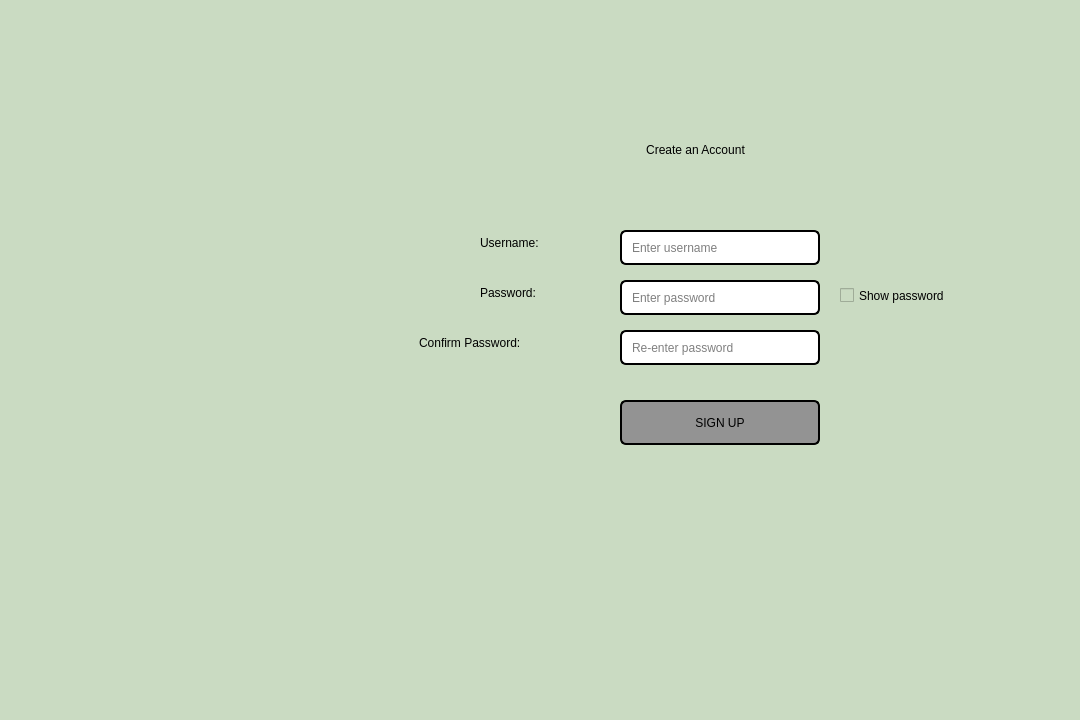
<?xml version="1.0" encoding="UTF-8"?>
<ui version="4.0">
 <class>signup</class>
 <widget class="QDialog" name="signup">
  <property name="geometry">
   <rect>
    <x>0</x>
    <y>0</y>
    <width>1080</width>
    <height>720</height>
   </rect>
  </property>
  <property name="windowTitle">
   <string>BudgetBuddy - Signup</string>
  </property>
  <property name="styleSheet">
   <string notr="true">
    background-color: rgb(202, 219, 194);
   </string>
  </property>
  <widget class="QLabel" name="labelTitle">
   <property name="geometry">
    <rect>
     <x>480</x>
     <y>130</y>
     <width>431</width>
     <height>40</height>
    </rect>
   </property>
   <property name="styleSheet">
    <string notr="true">
     font: 700 35pt &quot;Segoe UI&quot;;
     color: rgb(0, 0, 0);
    </string>
   </property>
   <property name="text">
    <string>Create an Account</string>
   </property>
   <property name="alignment">
    <set>Qt::AlignmentFlag::AlignCenter</set>
   </property>
  </widget>
  <widget class="QLabel" name="labelUsername">
   <property name="geometry">
    <rect>
     <x>480</x>
     <y>230</y>
     <width>100</width>
     <height>25</height>
    </rect>
   </property>
   <property name="styleSheet">
    <string notr="true">
     font: 600 16pt &quot;Segoe UI&quot;;
     color: rgb(0, 0, 0);
    </string>
   </property>
   <property name="text">
    <string>Username:</string>
   </property>
  </widget>
  <widget class="QLineEdit" name="lineEditUsername">
   <property name="geometry">
    <rect>
     <x>620</x>
     <y>230</y>
     <width>200</width>
     <height>35</height>
    </rect>
   </property>
   <property name="styleSheet">
    <string notr="true">
     font: 600 11pt &quot;Segoe UI&quot;;
     color: rgb(0, 0, 0);
     background: white;
     border: 2px solid black;
     border-radius: 6px;
     padding-left: 8px;
    </string>
   </property>
   <property name="placeholderText">
    <string>Enter username</string>
   </property>
  </widget>
  <widget class="QLabel" name="labelPassword">
   <property name="geometry">
    <rect>
     <x>480</x>
     <y>280</y>
     <width>100</width>
     <height>25</height>
    </rect>
   </property>
   <property name="styleSheet">
    <string notr="true">
     font: 600 16pt &quot;Segoe UI&quot;;
     color: rgb(0, 0, 0);
    </string>
   </property>
   <property name="text">
    <string>Password:</string>
   </property>
  </widget>
  <widget class="QLineEdit" name="lineEditPassword">
   <property name="geometry">
    <rect>
     <x>620</x>
     <y>280</y>
     <width>200</width>
     <height>35</height>
    </rect>
   </property>
   <property name="styleSheet">
    <string notr="true">
     font: 600 11pt &quot;Segoe UI&quot;;
     color: rgb(0, 0, 0);
     background: white;
     border: 2px solid black;
     border-radius: 6px;
     padding-left: 8px;
    </string>
   </property>
   <property name="echoMode">
    <enum>QLineEdit::EchoMode::Password</enum>
   </property>
   <property name="placeholderText">
    <string>Enter password</string>
   </property>
  </widget>
  <widget class="QCheckBox" name="checkBoxShowPassword">
   <property name="geometry">
    <rect>
     <x>840</x>
     <y>280</y>
     <width>151</width>
     <height>31</height>
    </rect>
   </property>
   <property name="styleSheet">
    <string notr="true">
     font: 600 10pt &quot;Segoe UI&quot;;
     color: black;
    </string>
   </property>
   <property name="text">
    <string>Show password</string>
   </property>
  </widget>
  <widget class="QLabel" name="labelConfirmPwd">
   <property name="geometry">
    <rect>
     <x>419</x>
     <y>330</y>
     <width>201</width>
     <height>25</height>
    </rect>
   </property>
   <property name="styleSheet">
    <string notr="true">
     font: 600 16pt &quot;Segoe UI&quot;;
     color: rgb(0, 0, 0);
    </string>
   </property>
   <property name="text">
    <string>Confirm Password:</string>
   </property>
  </widget>
  <widget class="QLineEdit" name="lineEditConfirmPwd">
   <property name="geometry">
    <rect>
     <x>620</x>
     <y>330</y>
     <width>200</width>
     <height>35</height>
    </rect>
   </property>
   <property name="styleSheet">
    <string notr="true">
     font: 600 11pt &quot;Segoe UI&quot;;
     color: rgb(0, 0, 0);
     background: white;
     border: 2px solid black;
     border-radius: 6px;
     padding-left: 8px;
    </string>
   </property>
   <property name="echoMode">
    <enum>QLineEdit::EchoMode::Password</enum>
   </property>
   <property name="placeholderText">
    <string>Re-enter password</string>
   </property>
  </widget>
  <widget class="QPushButton" name="buttonCreateAccount">
   <property name="geometry">
    <rect>
     <x>620</x>
     <y>400</y>
     <width>200</width>
     <height>45</height>
    </rect>
   </property>
   <property name="styleSheet">
    <string notr="true">
     font: 700 16pt &quot;Segoe UI&quot;;
     color: rgb(0, 0, 0);

background-color: rgb(147, 147, 147);
     border: 2px solid black;
     border-radius: 6px;
   </string>
   </property>
   <property name="text">
    <string>SIGN UP</string>
   </property>
  </widget>
 </widget>
 <resources/>
 <connections/>
</ui>
